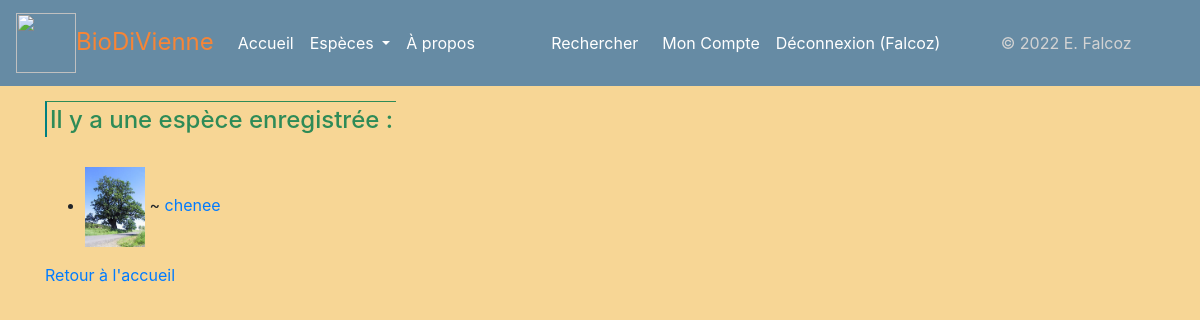
/regne/1 (signed in), run on the app's committed database.
### app.py (models this page shows, shortened)
class User(UserMixin, db.Model):
    user_id = db.Column(db.Integer, unique=True, nullable=False, primary_key=True, autoincrement=True)
    user_nom = db.Column(db.Text, nullable=False)
    user_login = db.Column(db.String(45), nullable=False, unique=True)
    user_email = db.Column(db.Text, nullable=False)
    user_password = db.Column(db.String(100), nullable=False)
    authorships = db.relationship("Authorship", back_populates="user")

class Espece(db.Model):
    espece_id = db.Column(db.Integer, unique=True, nullable=False, primary_key=True, autoincrement=True)
    espece_fichier = db.Column(db.Text, unique=True, nullable=False)
    espece_regne = db.Column(db.Text)
    espece_nom_vernaculaire = db.Column(db.Text, nullable=False)
    espece_nom_latin = db.Column(db.Text, unique=True, nullable=False)
    espece_description = db.Column(db.Text)
    espece_preoccupation = db.Column(db.Text)
    authorships = db.relationship("Authorship", back_populates="espece")

### app.py (the view)
@app.route('/regne/<int:espece_id>')
def regne(espece_id):
    especes = []
    if espece_id == 0:
        especes = Espece.query.all()
    elif espece_id == 1:
        especes = Espece.query.filter(Espece.espece_regne.like("animal")).all()
    elif espece_id == 2:
        especes = Espece.query.filter(Espece.espece_regne.like("vegetal")).all()
    else:
        especes = []
    return render_template('pages/regne.html', especes=especes)

### app.py (called while the page is built)
@login.user_loader
def trouver_utilisateur_via_id(identifiant):
    return User.query.get(int(identifiant))

### templates/pages/regne.html (shortened to what this page needs)
{% extends "conteneur.html" %}
{% block corps %}
<h4><span>
    {% if especes|length == 0 %}
    <div class="alert alert-warning" role="alert">
      Il n'y a pas d'espèces recensée.
    </div>
    {% elif especes|length == 1 %}
        Il y a une espèce enregistrée :
    {% else %}
        Il y a {{ especes|length }} espèces enregistrées au total :
    {% endif %}
</span></h4>
    <ul>
        {% for espece in especes %}
        <li><img src=/display/{{espece.espece_fichier}} width="60px" height="auto"> ~
        <a href="{{url_for('espece', espece_id=espece.espece_id)}}">{{espece.espece_nom_vernaculaire}}</a></li>
            {% endfor %}
        </ul>
        <p>
        <a href="{{url_for('accueil')}}">Retour à l'accueil</a>
        </p>
{% endblock %}

### templates/conteneur.html (shortened to what this page needs)
<!DOCTYPE html>
<html lang="fr">
<head>
    <head>
    {% include "partials/css.html" %}
        <link rel="stylesheet" href="/static/css/style.css">
</head>
<body>
    <nav class="navbar navbar-expand-lg navbar-light" style="background-color: #668ba4;">
        <a class="navbar-brand" href="{{url_for('accueil')}}" style="color: #f78536; font-size: x-large;"> <img class="d-inline-block" src="{{url_for('static', filename='images/pavot.png')}}" width="60" height="60" class="d-inline-block align-text-top"/>BioDiVienne</a>
        <ul class="navbar-nav mr-auto mt-2 mt-lg-0">
          <li class="nav-item active">
            <a class="nav-link nav-info" style="color: white" href="{{url_for('accueil')}}">Accueil</a>
          </li>
          <li class="nav-item dropdown nav-item">
            <a class="nav-link dropdown-toggle" style="color: white" href="#" id="EspecesDropdown" role="button" data-toggle="dropdown" aria-haspopup="true" aria-expanded="false">
              Espèces
            </a>
          </li>
            <li class="nav-item">
            <a class="nav-link " style="color: white;" href="{{url_for('page_apropos')}}">À propos</a>
          </li>
        </ul>
        <form class="form-inline my-2 my-lg-0" action="{{url_for('recherche')}}" method="GET">
            <a class="nav-link" style="color: white" src="{{url_for('recherche')}}" href="{{url_for('recherche')}}">Rechercher</a>
        </form>
        <ul class="navbar-nav mr-auto">
                {% if not current_user.is_authenticated %}
                  <li class="nav-item">
                    <a class="nav-link" style="color: white" href="{{url_for("inscription")}}">Inscription</a>
                  </li>
                  <li class="nav-item">
                    <a class="nav-link" style="color: white" href="{{url_for("connexion")}}">Connexion</a>
                  </li>
                {% else %}
                <li class="nav-item">
                <a class="nav-link" style="color: white" href="{{url_for("mon_compte")}}">Mon Compte</a>
                </li>
                  <li class="nav-item">
                    <a class="nav-link" style="color: white" href="{{url_for("deconnexion")}}">Déconnexion ({{current_user.user_nom}})</a>
                  </li>
                {% endif %}
        </ul>
        <ul class="navbar-nav mr-auto">
            <li class="nav-item" style="color: lightgray">&copy; 2022 E. Falcoz</li>
        </ul>
    </nav>
    <div class="container">
    {% block corps %}{% endblock %}
    </div>
</body>
</html>

### static/css/style.css (style rules this page uses)
.container { background-image: none; }

### templates/pages/regne.html (style rules this page uses)
body { background-color: #f7d695; }
span { color: seagreen; border-left: solid teal 2px; border-top: solid thin; padding: 3px; }
h4 { margin-top: 20px; margin-bottom: revert; }
li { margin: inherit; }

### data on the page
User: user_nom "Falcoz"
Espece: espece_fichier (picture), espece_nom_vernaculaire "chenee"
